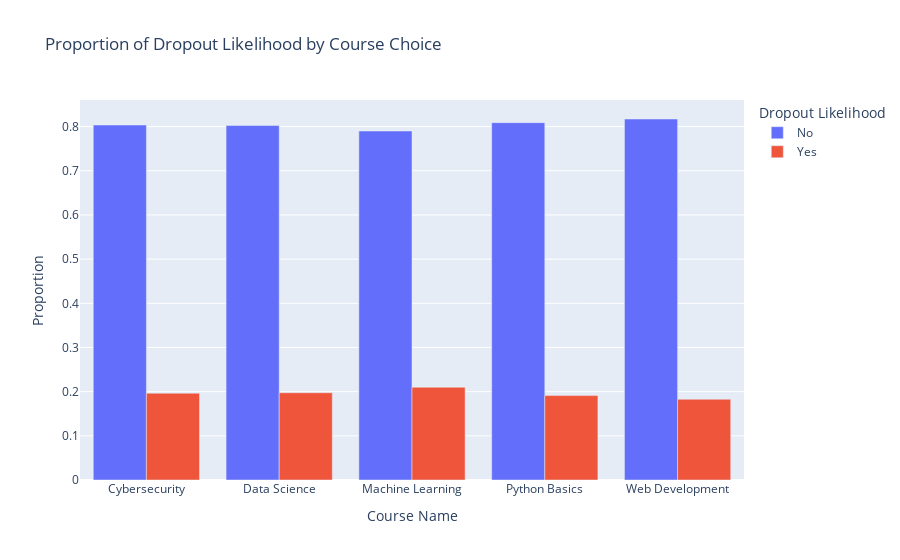

Write notebook code for a chart like this one.
### Markdown cell above
**Explanation:** A p-value score of 0.28 indicates that we do not have enough evidence to reject the null hypothesis. We accept it. In the synthetic dataset, learners'choice of course has no statistically significant relationship with dropout likelihood.

### Code cell
contingency_table_course = pd.crosstab(df_old["Course_Name"],
    df_old["Dropout_Likelihood"],
    normalize = "index")
# Creating a contingency table for Course_Name vs Dropout_Likelihood.

contingency_table_course_melted = contingency_table_course.reset_index().melt(
    id_vars = "Course_Name",
    var_name = "Dropout_Likelihood",
    value_name = "Proportion"
) # Melting the contingency table for easier plotting.

fig = px.bar(
    data_frame = contingency_table_course_melted,
    x = "Course_Name",
    y = "Proportion",
    color = "Dropout_Likelihood",
    barmode = "group",
    title = "Proportion of Dropout Likelihood by Course Choice"
)

fig.update_layout(
    xaxis_title = "Course Name",
    yaxis_title = "Proportion",
    legend_title = "Dropout Likelihood"
)

fig.show() # Visualizing the relationship between Course Choice and Dropout Likelihood using a bar plot.

### Figure 1 — Plotly figure (JSON) as saved in the notebook; plotly's stock layout.template omitted (floating-point values rounded to 4 significant figures)
{"data": [{"alignmentgroup": "True", "hovertemplate": "Dropout_Likelihood=No<br>Course_Name=%{x}<br>Proportion=%{y}<extra></extra>", "legendgroup": "No", "marker": {"color": "#636efa", "pattern": {"shape": ""}}, "name": "No", "offsetgroup": "No", "orientation": "v", "showlegend": true, "textposition": "auto", "type": "bar", "x": ["Cybersecurity", "Data Science", "Machine Learning", "Python Basics", "Web Development"], "xaxis": "x", "y": [0.8036, 0.8024, 0.79, 0.8089, 0.8172], "yaxis": "y"}, {"alignmentgroup": "True", "hovertemplate": "Dropout_Likelihood=Yes<br>Course_Name=%{x}<br>Proportion=%{y}<extra></extra>", "legendgroup": "Yes", "marker": {"color": "#EF553B", "pattern": {"shape": ""}}, "name": "Yes", "offsetgroup": "Yes", "orientation": "v", "showlegend": true, "textposition": "auto", "type": "bar", "x": ["Cybersecurity", "Data Science", "Machine Learning", "Python Basics", "Web Development"], "xaxis": "x", "y": [0.1964, 0.1976, 0.21, 0.1911, 0.1828], "yaxis": "y"}], "layout": {"barmode": "group", "legend": {"title": {"text": "Dropout Likelihood"}, "tracegroupgap": 0}, "title": {"text": "Proportion of Dropout Likelihood by Course Choice"}, "xaxis": {"anchor": "y", "domain": [0, 1], "title": {"text": "Course Name"}}, "yaxis": {"anchor": "x", "domain": [0, 1], "title": {"text": "Proportion"}}}}
